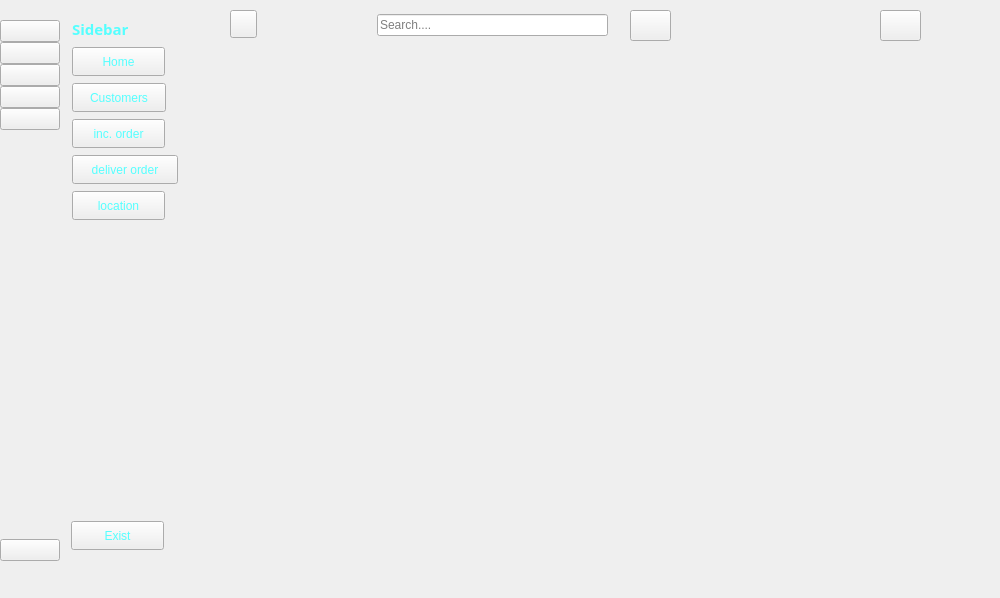
<?xml version="1.0" encoding="UTF-8"?>
<ui version="4.0">
 <class>MainWindow</class>
 <widget class="QMainWindow" name="MainWindow">
  <property name="geometry">
   <rect>
    <x>0</x>
    <y>0</y>
    <width>1000</width>
    <height>598</height>
   </rect>
  </property>
  <property name="windowTitle">
   <string>MainWindow</string>
  </property>
  <widget class="QWidget" name="centralwidget">
   <widget class="QWidget" name="icon_only" native="true">
    <property name="geometry">
     <rect>
      <x>0</x>
      <y>0</y>
      <width>60</width>
      <height>561</height>
     </rect>
    </property>
    <property name="maximumSize">
     <size>
      <width>60</width>
      <height>16777215</height>
     </size>
    </property>
    <property name="styleSheet">
     <string notr="true"/>
    </property>
    <layout class="QVBoxLayout" name="verticalLayout_3">
     <property name="spacing">
      <number>0</number>
     </property>
     <property name="leftMargin">
      <number>0</number>
     </property>
     <property name="topMargin">
      <number>0</number>
     </property>
     <property name="rightMargin">
      <number>0</number>
     </property>
     <property name="bottomMargin">
      <number>0</number>
     </property>
     <item>
      <layout class="QHBoxLayout" name="horizontalLayout_2">
       <item>
        <spacer name="horizontalSpacer_3">
         <property name="orientation">
          <enum>Qt::Horizontal</enum>
         </property>
         <property name="sizeHint" stdset="0">
          <size>
           <width>17</width>
           <height>20</height>
          </size>
         </property>
        </spacer>
       </item>
       <item>
        <widget class="QLabel" name="label">
         <property name="minimumSize">
          <size>
           <width>10</width>
           <height>10</height>
          </size>
         </property>
         <property name="maximumSize">
          <size>
           <width>50</width>
           <height>50</height>
          </size>
         </property>
         <property name="text">
          <string/>
         </property>
         <property name="pixmap">
          <pixmap resource="../res.qrc">:/icon/icon/question-mark-128.gif</pixmap>
         </property>
         <property name="scaledContents">
          <bool>true</bool>
         </property>
        </widget>
       </item>
       <item>
        <spacer name="horizontalSpacer_4">
         <property name="orientation">
          <enum>Qt::Horizontal</enum>
         </property>
         <property name="sizeHint" stdset="0">
          <size>
           <width>17</width>
           <height>20</height>
          </size>
         </property>
        </spacer>
       </item>
      </layout>
     </item>
     <item>
      <layout class="QVBoxLayout" name="verticalLayout">
       <item>
        <widget class="QPushButton" name="pushButton">
         <property name="text">
          <string/>
         </property>
         <property name="icon">
          <iconset resource="../res.qrc">
           <normaloff>:/icon/icon/home.gif</normaloff>:/icon/icon/home.gif</iconset>
         </property>
         <property name="checkable">
          <bool>true</bool>
         </property>
         <property name="autoExclusive">
          <bool>true</bool>
         </property>
        </widget>
       </item>
       <item>
        <widget class="QPushButton" name="pushButton_2">
         <property name="text">
          <string/>
         </property>
         <property name="icon">
          <iconset resource="../res.qrc">
           <normaloff>:/icon/icon/customers.gif</normaloff>:/icon/icon/customers.gif</iconset>
         </property>
         <property name="checkable">
          <bool>false</bool>
         </property>
         <property name="autoExclusive">
          <bool>true</bool>
         </property>
        </widget>
       </item>
       <item>
        <widget class="QPushButton" name="pushButton_3">
         <property name="text">
          <string/>
         </property>
         <property name="icon">
          <iconset resource="../res.qrc">
           <normaloff>:/icon/icon/incoming-order.gif</normaloff>:/icon/icon/incoming-order.gif</iconset>
         </property>
         <property name="checkable">
          <bool>true</bool>
         </property>
         <property name="autoExclusive">
          <bool>true</bool>
         </property>
        </widget>
       </item>
       <item>
        <widget class="QPushButton" name="pushButton_4">
         <property name="text">
          <string/>
         </property>
         <property name="icon">
          <iconset resource="../res.qrc">
           <normaloff>:/icon/icon/delivered.gif</normaloff>:/icon/icon/delivered.gif</iconset>
         </property>
         <property name="checkable">
          <bool>true</bool>
         </property>
         <property name="autoExclusive">
          <bool>true</bool>
         </property>
        </widget>
       </item>
       <item>
        <widget class="QPushButton" name="pushButton_5">
         <property name="text">
          <string/>
         </property>
         <property name="icon">
          <iconset resource="../res.qrc">
           <normaloff>:/icon/icon/location.gif</normaloff>:/icon/icon/location.gif</iconset>
         </property>
         <property name="checkable">
          <bool>true</bool>
         </property>
         <property name="autoExclusive">
          <bool>true</bool>
         </property>
        </widget>
       </item>
      </layout>
     </item>
     <item>
      <spacer name="verticalSpacer">
       <property name="orientation">
        <enum>Qt::Vertical</enum>
       </property>
       <property name="sizeHint" stdset="0">
        <size>
         <width>20</width>
         <height>302</height>
        </size>
       </property>
      </spacer>
     </item>
     <item>
      <widget class="QPushButton" name="pushButton_11">
       <property name="text">
        <string/>
       </property>
       <property name="icon">
        <iconset resource="../res.qrc">
         <normaloff>:/icon/icon/exist.gif</normaloff>:/icon/icon/exist.gif</iconset>
       </property>
      </widget>
     </item>
    </layout>
   </widget>
   <widget class="QWidget" name="widget_2" native="true">
    <property name="geometry">
     <rect>
      <x>60</x>
      <y>5</y>
      <width>130</width>
      <height>561</height>
     </rect>
    </property>
    <property name="maximumSize">
     <size>
      <width>131</width>
      <height>1234254</height>
     </size>
    </property>
    <property name="styleSheet">
     <string notr="true">color: rgb(85, 255, 255);
alternate-background-color: rgb(121, 121, 121);</string>
    </property>
    <widget class="QLabel" name="label_3">
     <property name="geometry">
      <rect>
       <x>12</x>
       <y>12</y>
       <width>70</width>
       <height>23</height>
      </rect>
     </property>
     <property name="maximumSize">
      <size>
       <width>80</width>
       <height>50</height>
      </size>
     </property>
     <property name="font">
      <font>
       <family>MV Boli</family>
       <pointsize>11</pointsize>
       <weight>75</weight>
       <bold>true</bold>
      </font>
     </property>
     <property name="text">
      <string>Sidebar</string>
     </property>
    </widget>
    <widget class="QPushButton" name="pushButton_6">
     <property name="geometry">
      <rect>
       <x>12</x>
       <y>42</y>
       <width>93</width>
       <height>29</height>
      </rect>
     </property>
     <property name="text">
      <string>Home</string>
     </property>
     <property name="icon">
      <iconset resource="../res.qrc">
       <normaloff>:/icon/icon/home.gif</normaloff>:/icon/icon/home.gif</iconset>
     </property>
     <property name="checkable">
      <bool>true</bool>
     </property>
     <property name="autoExclusive">
      <bool>true</bool>
     </property>
    </widget>
    <widget class="QPushButton" name="pushButton_7">
     <property name="geometry">
      <rect>
       <x>12</x>
       <y>78</y>
       <width>94</width>
       <height>29</height>
      </rect>
     </property>
     <property name="text">
      <string>Customers</string>
     </property>
     <property name="icon">
      <iconset resource="../res.qrc">
       <normaloff>:/icon/icon/customers.gif</normaloff>:/icon/icon/customers.gif</iconset>
     </property>
     <property name="checkable">
      <bool>true</bool>
     </property>
     <property name="autoExclusive">
      <bool>true</bool>
     </property>
    </widget>
    <widget class="QPushButton" name="pushButton_8">
     <property name="geometry">
      <rect>
       <x>12</x>
       <y>114</y>
       <width>93</width>
       <height>29</height>
      </rect>
     </property>
     <property name="text">
      <string>inc. order</string>
     </property>
     <property name="icon">
      <iconset resource="../res.qrc">
       <normaloff>:/icon/icon/incoming-order.gif</normaloff>:/icon/icon/incoming-order.gif</iconset>
     </property>
     <property name="checkable">
      <bool>true</bool>
     </property>
     <property name="autoExclusive">
      <bool>true</bool>
     </property>
    </widget>
    <widget class="QPushButton" name="pushButton_9">
     <property name="geometry">
      <rect>
       <x>12</x>
       <y>150</y>
       <width>106</width>
       <height>29</height>
      </rect>
     </property>
     <property name="text">
      <string>deliver order</string>
     </property>
     <property name="icon">
      <iconset resource="../res.qrc">
       <normaloff>:/icon/icon/delivered.gif</normaloff>:/icon/icon/delivered.gif</iconset>
     </property>
     <property name="checkable">
      <bool>true</bool>
     </property>
     <property name="autoExclusive">
      <bool>true</bool>
     </property>
    </widget>
    <widget class="QPushButton" name="pushButton_10">
     <property name="geometry">
      <rect>
       <x>12</x>
       <y>186</y>
       <width>93</width>
       <height>29</height>
      </rect>
     </property>
     <property name="text">
      <string>location</string>
     </property>
     <property name="icon">
      <iconset resource="../res.qrc">
       <normaloff>:/icon/icon/location.gif</normaloff>:/icon/icon/location.gif</iconset>
     </property>
     <property name="checkable">
      <bool>true</bool>
     </property>
     <property name="autoExclusive">
      <bool>true</bool>
     </property>
    </widget>
    <widget class="QPushButton" name="pushButton_12">
     <property name="geometry">
      <rect>
       <x>11</x>
       <y>516</y>
       <width>93</width>
       <height>29</height>
      </rect>
     </property>
     <property name="text">
      <string>Exist</string>
     </property>
     <property name="icon">
      <iconset resource="../res.qrc">
       <normaloff>:/icon/icon/exist.gif</normaloff>:/icon/icon/exist.gif</iconset>
     </property>
    </widget>
   </widget>
   <widget class="QWidget" name="widget_3" native="true">
    <property name="geometry">
     <rect>
      <x>200</x>
      <y>0</y>
      <width>773</width>
      <height>576</height>
     </rect>
    </property>
    <widget class="QWidget" name="widget" native="true">
     <property name="geometry">
      <rect>
       <x>30</x>
       <y>10</y>
       <width>731</width>
       <height>40</height>
      </rect>
     </property>
     <property name="minimumSize">
      <size>
       <width>0</width>
       <height>40</height>
      </size>
     </property>
     <widget class="QPushButton" name="pushButton_13">
      <property name="geometry">
       <rect>
        <x>0</x>
        <y>0</y>
        <width>27</width>
        <height>28</height>
       </rect>
      </property>
      <property name="maximumSize">
       <size>
        <width>50</width>
        <height>50</height>
       </size>
      </property>
      <property name="text">
       <string/>
      </property>
      <property name="icon">
       <iconset resource="../res.qrc">
        <normaloff>:/icon/icon/side-bar.gif</normaloff>:/icon/icon/side-bar.gif</iconset>
      </property>
      <property name="iconSize">
       <size>
        <width>14</width>
        <height>14</height>
       </size>
      </property>
      <property name="checkable">
       <bool>true</bool>
      </property>
     </widget>
     <widget class="QPushButton" name="pushButton_14">
      <property name="geometry">
       <rect>
        <x>650</x>
        <y>0</y>
        <width>41</width>
        <height>31</height>
       </rect>
      </property>
      <property name="text">
       <string/>
      </property>
      <property name="icon">
       <iconset resource="../res.qrc">
        <normaloff>:/icon/icon/user.gif</normaloff>:/icon/icon/user.gif</iconset>
      </property>
      <property name="iconSize">
       <size>
        <width>16</width>
        <height>16</height>
       </size>
      </property>
     </widget>
     <widget class="QPushButton" name="pushButton_15">
      <property name="geometry">
       <rect>
        <x>400</x>
        <y>0</y>
        <width>41</width>
        <height>31</height>
       </rect>
      </property>
      <property name="text">
       <string/>
      </property>
      <property name="icon">
       <iconset resource="../res.qrc">
        <normaloff>:/icon/icon/search.gif</normaloff>:/icon/icon/search.gif</iconset>
      </property>
     </widget>
     <widget class="QLineEdit" name="lineEdit">
      <property name="geometry">
       <rect>
        <x>147</x>
        <y>4</y>
        <width>231</width>
        <height>22</height>
       </rect>
      </property>
      <property name="placeholderText">
       <string>Search....</string>
      </property>
     </widget>
    </widget>
   </widget>
  </widget>
 </widget>
 <resources>
  <include location="../res.qrc"/>
 </resources>
 <connections>
  <connection>
   <sender>pushButton_13</sender>
   <signal>toggled(bool)</signal>
   <receiver>icon_only</receiver>
   <slot>setVisible(bool)</slot>
   <hints>
    <hint type="sourcelabel">
     <x>259</x>
     <y>44</y>
    </hint>
    <hint type="destinationlabel">
     <x>53</x>
     <y>369</y>
    </hint>
   </hints>
  </connection>
  <connection>
   <sender>pushButton_13</sender>
   <signal>toggled(bool)</signal>
   <receiver>widget_2</receiver>
   <slot>setHidden(bool)</slot>
   <hints>
    <hint type="sourcelabel">
     <x>248</x>
     <y>43</y>
    </hint>
    <hint type="destinationlabel">
     <x>206</x>
     <y>253</y>
    </hint>
   </hints>
  </connection>
  <connection>
   <sender>pushButton</sender>
   <signal>toggled(bool)</signal>
   <receiver>pushButton_6</receiver>
   <slot>setChecked(bool)</slot>
   <hints>
    <hint type="sourcelabel">
     <x>65</x>
     <y>73</y>
    </hint>
    <hint type="destinationlabel">
     <x>108</x>
     <y>60</y>
    </hint>
   </hints>
  </connection>
  <connection>
   <sender>pushButton_2</sender>
   <signal>toggled(bool)</signal>
   <receiver>pushButton_7</receiver>
   <slot>setChecked(bool)</slot>
   <hints>
    <hint type="sourcelabel">
     <x>55</x>
     <y>112</y>
    </hint>
    <hint type="destinationlabel">
     <x>110</x>
     <y>99</y>
    </hint>
   </hints>
  </connection>
  <connection>
   <sender>pushButton_3</sender>
   <signal>toggled(bool)</signal>
   <receiver>pushButton_8</receiver>
   <slot>setChecked(bool)</slot>
   <hints>
    <hint type="sourcelabel">
     <x>58</x>
     <y>147</y>
    </hint>
    <hint type="destinationlabel">
     <x>97</x>
     <y>134</y>
    </hint>
   </hints>
  </connection>
  <connection>
   <sender>pushButton_4</sender>
   <signal>toggled(bool)</signal>
   <receiver>pushButton_9</receiver>
   <slot>setChecked(bool)</slot>
   <hints>
    <hint type="sourcelabel">
     <x>62</x>
     <y>186</y>
    </hint>
    <hint type="destinationlabel">
     <x>124</x>
     <y>166</y>
    </hint>
   </hints>
  </connection>
  <connection>
   <sender>pushButton_5</sender>
   <signal>toggled(bool)</signal>
   <receiver>pushButton_10</receiver>
   <slot>setChecked(bool)</slot>
   <hints>
    <hint type="sourcelabel">
     <x>53</x>
     <y>221</y>
    </hint>
    <hint type="destinationlabel">
     <x>133</x>
     <y>204</y>
    </hint>
   </hints>
  </connection>
  <connection>
   <sender>pushButton_6</sender>
   <signal>toggled(bool)</signal>
   <receiver>pushButton</receiver>
   <slot>setChecked(bool)</slot>
   <hints>
    <hint type="sourcelabel">
     <x>91</x>
     <y>75</y>
    </hint>
    <hint type="destinationlabel">
     <x>58</x>
     <y>82</y>
    </hint>
   </hints>
  </connection>
  <connection>
   <sender>pushButton_7</sender>
   <signal>toggled(bool)</signal>
   <receiver>pushButton_2</receiver>
   <slot>setChecked(bool)</slot>
   <hints>
    <hint type="sourcelabel">
     <x>105</x>
     <y>107</y>
    </hint>
    <hint type="destinationlabel">
     <x>53</x>
     <y>118</y>
    </hint>
   </hints>
  </connection>
  <connection>
   <sender>pushButton_8</sender>
   <signal>toggled(bool)</signal>
   <receiver>pushButton_3</receiver>
   <slot>setChecked(bool)</slot>
   <hints>
    <hint type="sourcelabel">
     <x>107</x>
     <y>148</y>
    </hint>
    <hint type="destinationlabel">
     <x>64</x>
     <y>151</y>
    </hint>
   </hints>
  </connection>
  <connection>
   <sender>pushButton_9</sender>
   <signal>toggled(bool)</signal>
   <receiver>pushButton_4</receiver>
   <slot>setChecked(bool)</slot>
   <hints>
    <hint type="sourcelabel">
     <x>96</x>
     <y>178</y>
    </hint>
    <hint type="destinationlabel">
     <x>34</x>
     <y>189</y>
    </hint>
   </hints>
  </connection>
  <connection>
   <sender>pushButton_10</sender>
   <signal>toggled(bool)</signal>
   <receiver>pushButton_5</receiver>
   <slot>setChecked(bool)</slot>
   <hints>
    <hint type="sourcelabel">
     <x>95</x>
     <y>220</y>
    </hint>
    <hint type="destinationlabel">
     <x>27</x>
     <y>222</y>
    </hint>
   </hints>
  </connection>
 </connections>
</ui>
